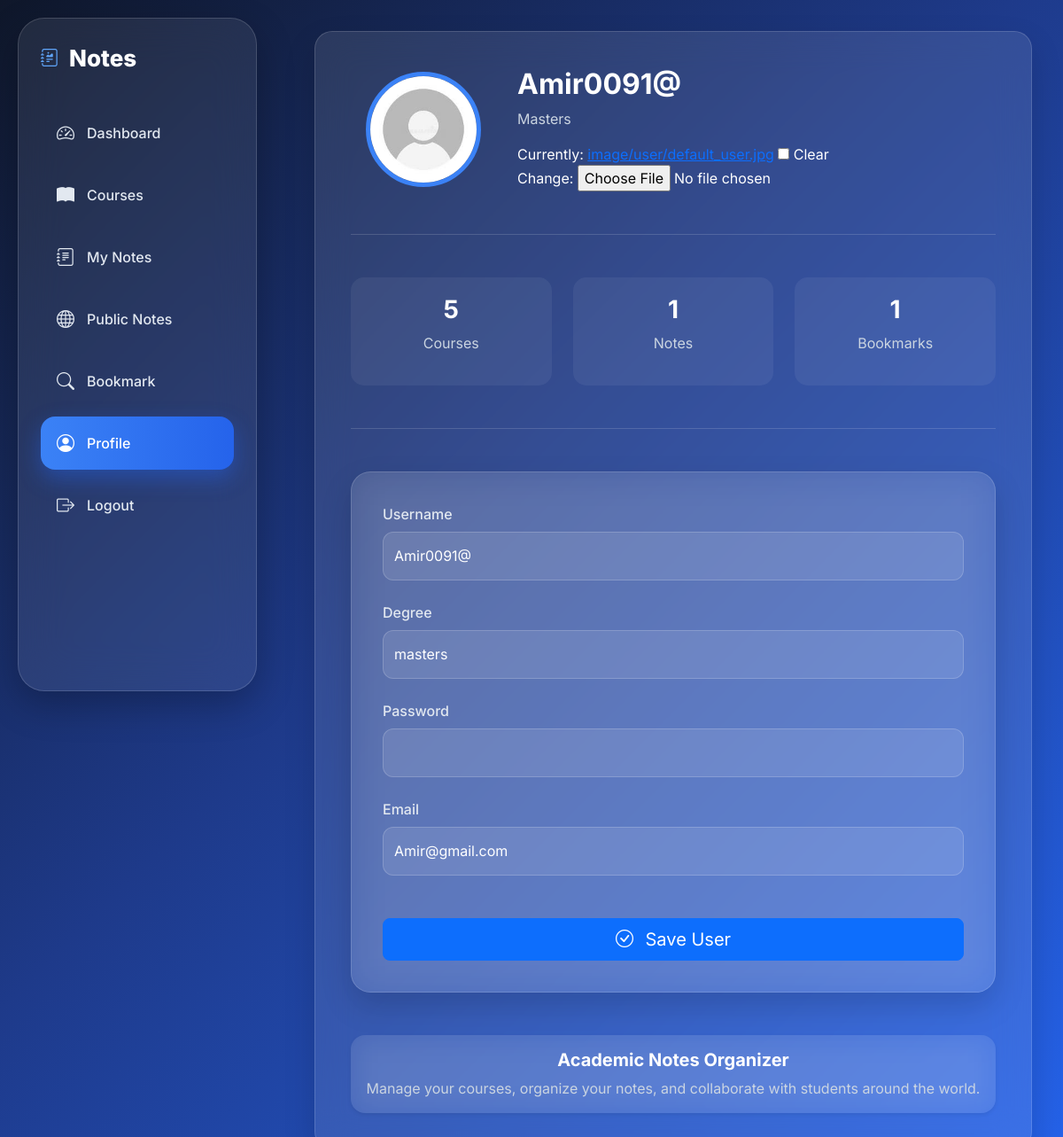
The app's page /profile (signed in) with its own data.
### account/models.py (models this page shows, shortened)
class User(AbstractBaseUser):
    user_degree = (
        ("Foundation","foundation"),
        ('Associate','associate'),
        ('Bachelors','bachelors'),
        ('Masters','masters'),
        ('PHD','phd')
    )
    email = models.EmailField(
        verbose_name='email address',
        max_length=255,
        unique=True,
        blank=True,
        null=True
    )
    username = models.CharField(max_length=50,unique=True,blank=True,null=True)
    is_active = models.BooleanField(default=True)
    is_admin = models.BooleanField(default=False)
    image = models.ImageField(upload_to='image/user',default='image/user/default_user.jpg',null=True,blank=True)
    degree = models.CharField(choices=user_degree,null=True)
    objects = MyUserManager()
    USERNAME_FIELD = 'email'
    REQUIRED_FIELDS = []

### account/views.py (the view)
# urls.py: path('profile',views.profile,name = 'profile'),
def profile(request):
    form = EditUserForm(instance=request.user)
    if request.method =="POST":
        form = EditUserForm(instance=request.user)
        if form.is_valid():
            form.save()
            return redirect('dashboard')
    return render(request, 'account/profile.html', {'form': form})

### account/forms.py (shortened to what this page needs)
class EditUserForm(forms.ModelForm):
    class Meta:
        model = User
        fields = ('degree','image','username','email','password')
        widgets = {
            'username': forms.TextInput(attrs={'class': "form-control"}),
            'email': forms.EmailInput(attrs={'class': "form-control"}),
            'degree': forms.Select(attrs={'class': "form-control form-select dept-select"}),
            'password':forms.PasswordInput(attrs={'class': "form-control"})
        }

### Course/models.py (called while the page is built)
    def get_queryset(self):
        return super().get_queryset().filter(visibility = 'public')

### context_procesors/context_processors.py (called while the page is built)
def notes(request):
    notes = Note.objects.filter(user_id=request.user.id).count()
    return {'notes':notes}

def course(request):
    course = Course.objects.filter(author_id=request.user.id).count()
    return {'course':course}

def public_notes(request):
    public = Note.public.filter(user_id=request.user.id).count()
    return {'public':public}

def bookmark(request):
    books = Bookmark.objects.filter(user_id=request.user.id).count()
    return {'bookmark':books}

def recent_notes(request):
    notes = Note.objects.filter(user_id=request.user.id).order_by('-created_at')[:3]
    return {'recentnote':notes}

def recent_public(request):
    notes = Note.public.all().order_by('-created_at')[:3]
    return {'recentpublic':notes}

### account/templates/account/profile.html (shortened to what this page needs)
{% load static %}
<!DOCTYPE html>
<html lang="en">
<head>
    <link href="https://cdn.jsdelivr.net/npm/bootstrap@5.3.3/dist/css/bootstrap.min.css" rel="stylesheet">
    <link rel="stylesheet" href="https://cdn.jsdelivr.net/npm/bootstrap-icons@1.11.3/font/bootstrap-icons.min.css">
    <link rel="stylesheet" href="{% static 'css/profile.css' %}">
    <link rel="stylesheet" href="{% static 'css/dashboard.css' %}">
    <link rel="stylesheet" href="{% static 'css/addcourse.css' %}">
</head>
<body>
{% include 'base.html' %}
<form method="post">
<div class="content">
    <div class="profile-card">
        <div class="row align-items-center">
            <div class="col-lg-3 text-center">
                <img src="{{ request.user.image.url }}" class="avatar">
            </div>
            <div class="col-lg-9">
                <h2 class="fw-bold">
                    {{ request.user.username }}
                </h2>
                <p class="text-muted">
                   {{ request.user.degree }}
                </p>
                    {{ form.image }}
            </div>
        </div>
        <hr class="my-5">
        <div class="row">
            <div class="col-md-4">
                <div class="stat">
                    <h3 class="fw-bold">
                        {{ request.user.courses.count }}
                    </h3>
                    <p class="text-muted">
                        Courses
                    </p>
                </div>
            </div>
            <div class="col-md-4">
                <div class="stat">
                    <h3 class="fw-bold">
                        {{ request.user.notes.count }}
                    </h3>
                    <p class="text-muted">
                        Notes
                    </p>
                </div>
            </div>
            <div class="col-md-4">
                <div class="stat">
                    <h3 class="fw-bold">
                        {{ request.user.bookmarks.count }}
                    </h3>
                    <p class="text-muted">
                        Bookmarks
                    </p>
                </div>
            </div>
        </div>
        <hr class="my-5">
        <div class="glass-card form-card">
                <div class="row">
                    <div class="col-12 mb-4">
                        <label class="form-label">
                            Username
                        </label>
                        {{ form.username }}
                    </div>
                    <div class="col-12 mb-4">
                        <label class="form-label">
                            Degree
                        </label>
                        {{ form.degree }}
                    </div>
                    <div class="col-12 mb-4">
                        <label class="form-label">
                            Password
                        </label>
                        {{ form.password }}
                    </div>
                    <div class="col-12 mb-4">
                        <label class="form-label">
                            Email
                        </label>
                        {{ form.email }}
                    </div>
                </div>
                <div class="row mt-4">
                    <div class="col-12">
                        <button
                                type="submit"
                                class="btn btn-primary btn-lg w-100">
                            <i class="bi bi-check-circle me-2"></i>
                            Save User
                        </button>
                    </div>
                </div>
        </div>
        <footer class="mt-5">
            <div class="card border-0 shadow-sm rounded-4">
                <div class="card-body text-center">
                    <h5 class="fw-bold">
                        Academic Notes Organizer
                    </h5>
                    <p class="text-muted mb-0">
                        Manage your courses, organize your notes, and collaborate with students around the world.
                    </p>
                </div>
            </div>
        </footer>
    </div>
</div>
</form>
</body>
</html>

### assets/css/profile.css (style rules this page uses)
* { margin: 0; padding: 0; box-sizing: border-box; font-family: Inter, sans-serif; }
body { min-height: 100vh; background: linear-gradient(135deg, #0F172A 0%, #1E3A8A 45%, #2563EB 100%); overflow-x: hidden; color: white; position: relative; }
.glass-card, .sidebar { position: relative; overflow: hidden; }
.glass-card::before, .sidebar::before { content: ""; position: absolute; top: 0; left: -150%; width: 60%; height: 100%; background: linear-gradient(115deg, transparent 0%, rgba(255, 255, 255, .16) 45%, rgba(255, 255, 255, .32) 50%, rgba(255, 255, 255, .16) 55%, transparent 100%); transform: skewX(-20deg); animation: shimmerSweep 7s ease-in-out infinite; pointer-events: none; z-index: 2; }
.glass-card:nth-of-type(odd)::before { animation-delay: 1.4s; }
.content { margin-left: 320px; padding: 35px; position: relative; z-index: 1; }
h1, h2, h3, h4, h5, h6 { color: #fff; }
p.text-muted, small.text-muted, .text-muted { color: #CBD5E1 !important; }
hr { border-color: rgba(255, 255, 255, .15); opacity: 1; }
.form-control, .form-select { background: rgba(255, 255, 255, .10); border: 1px solid rgba(255, 255, 255, .18); color: #fff; }
.form-control::placeholder { color: #94A3B8; }
.form-select option { color: #0F172A; }
.profile-card { position: relative; overflow: hidden; background: rgba(255, 255, 255, .10); backdrop-filter: blur(20px); -webkit-backdrop-filter: blur(20px); border: 1px solid rgba(255, 255, 255, .15); box-shadow: 0 15px 35px rgba(0, 0, 0, .15); color: #fff; }
.profile-card::before { content: ""; position: absolute; top: 0; left: -150%; width: 60%; height: 100%; background: linear-gradient(115deg, transparent 0%, rgba(255, 255, 255, .16) 45%, rgba(255, 255, 255, .32) 50%, rgba(255, 255, 255, .16) 55%, transparent 100%); transform: skewX(-20deg); animation: shimmerSweep 7s ease-in-out infinite; pointer-events: none; z-index: 2; }
.note-card, .card { background: rgba(255, 255, 255, .08); backdrop-filter: blur(16px); -webkit-backdrop-filter: blur(16px); border: 1px solid rgba(255, 255, 255, .15); box-shadow: 0 10px 25px rgba(0, 0, 0, .12); color: #fff; }
.profile-card { border-radius: 20px; padding: 40px; }
.avatar { width: 130px; height: 130px; border-radius: 50%; border: 5px solid #3B82F6; }
.stat { background: rgba(255, 255, 255, .06); padding: 20px; border-radius: 15px; text-align: center; }

### assets/css/dashboard.css (style rules this page uses)
* { margin: 0; padding: 0; box-sizing: border-box; font-family: 'Inter', sans-serif; }
body { min-height: 100vh; background: linear-gradient(135deg, #0F172A 0%, #1E3A8A 45%, #2563EB 100%); overflow-x: hidden; color: white; position: relative; }
.glass-card, .sidebar, .action-btn { position: relative; overflow: hidden; }
.glass-card::before, .sidebar::before, .action-btn::before { content: ""; position: absolute; top: 0; left: -150%; width: 60%; height: 100%; background: linear-gradient(115deg, transparent 0%, rgba(255, 255, 255, .16) 45%, rgba(255, 255, 255, .32) 50%, rgba(255, 255, 255, .16) 55%, transparent 100%); transform: skewX(-20deg); animation: shimmerSweep 3s ease-in-out infinite; pointer-events: none; }
.glass-card:nth-child(odd)::before { animation-delay: 1.4s; }
.glass-card { background: rgba(255, 255, 255, .10); backdrop-filter: blur(20px); -webkit-backdrop-filter: blur(20px); border: 1px solid rgba(255, 255, 255, .15); border-radius: 24px; padding: 25px; box-shadow: 0 15px 35px rgba(0, 0, 0, .15); transition: .35s; }

### records on screen
User: user.image (placeholder picture), user.username "Amir0091@", user.degree "Masters", user.courses.count "5", user.notes.count "1", user.bookmarks.count "1", username "Amir0091@", degree "masters", email "Amir@gmail.com"
